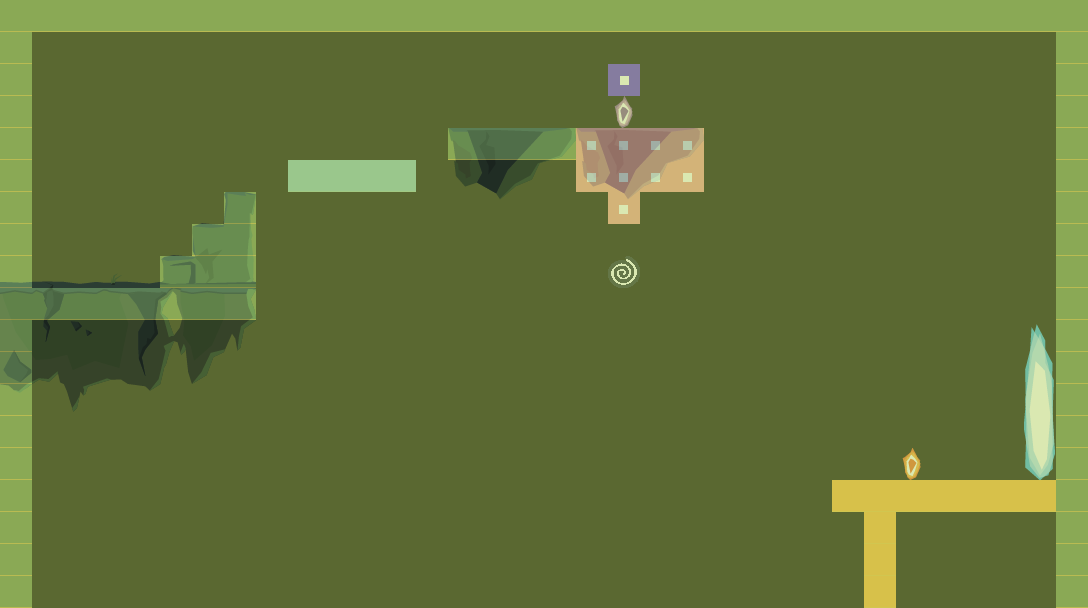

Tiled map render using the project's own tile images. Description and the map definition, with tile-layer contents summarised, below:
An orthogonal 34x19 tile map with 32x32 px tiles, 2 tile layers (colissionLayer, firstLayer), 2 hidden layers not drawn.

<map version="1.0" orientation="orthogonal" renderorder="right-down" width="34" height="19" tilewidth="32" tileheight="32" nextobjectid="1">
 <tileset firstgid="1" name="Test" tilewidth="32" tileheight="32" tilecount="1216" columns="32">
  <image source="tileset.png" width="1024" height="1216" />
  <tile id="192">
   <properties>
    <property name="layer_index" value="3" />
   </properties>
  </tile>
  <tile id="224">
   <properties>
    <property name="layer_index" value="2" />
   </properties>
  </tile>
  <tile id="256">
   <properties>
    <property name="layer_index" value="1" />
   </properties>
  </tile>
  <tile id="329">
   <properties>
    <property name="layer_index" value="1" />
    <property name="portal" value="1" />
   </properties>
  </tile>
  <tile id="352">
   <properties>
    <property name="is_gem" value="1" />
    <property name="layer_index" value="2" />
   </properties>
  </tile>
  <tile id="353">
   <properties>
    <property name="is_gem" value="1" />
    <property name="layer_index" value="1" />
   </properties>
  </tile>
  <tile id="367">
   <properties>
    <property name="layer_index" value="3" />
    <property name="portal" value="1" />
   </properties>
  </tile>
  <tile id="369">
   <properties>
    <property name="layer_destroy" type="bool" value="true" />
    <property name="layer_gem" value="1" />
    <property name="layer_index" value="3" />
    <property name="layer_rollback" type="bool" value="false" />
   </properties>
  </tile>
  <tile id="370">
   <properties>
    <property name="layer_destroy" type="bool" value="true" />
    <property name="layer_gem" value="1" />
    <property name="layer_index" value="2" />
    <property name="layer_rollback" type="bool" value="false" />
   </properties>
  </tile>
  <tile id="371">
   <properties>
    <property name="layer_destroy" type="bool" value="false" />
    <property name="layer_gem" value="1" />
    <property name="layer_index" value="2" />
    <property name="layer_rollback" type="bool" value="true" />
   </properties>
  </tile>
  <tile id="372">
   <properties>
    <property name="layer_destroy" type="bool" value="false" />
    <property name="layer_gem" type="int" value="1" />
    <property name="layer_index" type="int" value="1" />
    <property name="layer_rollback" type="bool" value="true" />
   </properties>
  </tile>
  <tile id="384">
   <properties>
    <property name="is_gem" value="1" />
    <property name="layer_index" value="3" />
   </properties>
  </tile>
  <tile id="399">
   <properties>
    <property name="layer_index" value="3" />
    <property name="portal" value="1" />
   </properties>
  </tile>
  <tile id="431">
   <properties>
    <property name="layer_index" value="3" />
    <property name="portal" value="1" />
   </properties>
  </tile>
  <tile id="433">
   <properties>
    <property name="layer_index" value="1" />
    <property name="removed_block" type="bool" value="true" />
   </properties>
  </tile>
  <tile id="434">
   <properties>
    <property name="layer_index" value="2" />
    <property name="removed_block" type="bool" value="true" />
   </properties>
  </tile>
  <tile id="435">
   <properties>
    <property name="layer_index" value="3" />
    <property name="removed_block" type="bool" value="true" />
   </properties>
  </tile>
  <tile id="436">
   <properties>
    <property name="layer_index" type="int" value="1" />
    <property name="trigger" type="bool" value="true" />
   </properties>
  </tile>
  <tile id="437">
   <properties>
    <property name="layer_index" type="int" value="2" />
    <property name="trigger" type="bool" value="true" />
   </properties>
  </tile>
  <tile id="438">
   <properties>
    <property name="layer_index" type="int" value="3" />
    <property name="trigger" type="bool" value="true" />
   </properties>
  </tile>
  <tile id="448">
   <properties>
    <property name="layer_index" value="3" />
    <property name="portal" value="1" />
   </properties>
  </tile>
  <tile id="453">
   <properties>
    <property name="is_gem" value="1" />
    <property name="layer_index" value="1" />
   </properties>
  </tile>
  <tile id="463">
   <properties>
    <property name="layer_index" value="3" />
    <property name="portal" value="1" />
   </properties>
  </tile>
  <tile id="480">
   <properties>
    <property name="layer_index" value="1" />
   </properties>
  </tile>
  <tile id="495">
   <properties>
    <property name="layer_index" value="3" />
    <property name="portal" value="1" />
   </properties>
  </tile>
 </tileset>
 <layer name="colissionLayer" width="34" height="19">
  <data>[646 cells, 119 non-empty, 13 distinct tile ids]</data>
 </layer>
 <layer name="thirdLayer" width="34" height="19" visible="0" opacity="0.5">
  <data>[646 cells, 646 non-empty, 17 distinct tile ids]</data>
 </layer>
 <layer name="secondLayer" width="34" height="19" visible="0" opacity="0.5">
  <data>[646 cells, 646 non-empty, 49 distinct tile ids]</data>
 </layer>
 <layer name="firstLayer" width="34" height="19" opacity="0.5">
  <data>[646 cells, 646 non-empty, 65 distinct tile ids]</data>
 </layer>
</map>